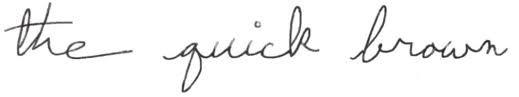
#> input picture AI_Model/Test_images/the_quick_brown.jpg, 519 x 97 px
$ python -i utils.py   (imports and definitions only)
#> lines starting #> are read from the running program, lines starting #| are printed output that depends on the picture; after the words box and inside, x2 and y2 are one past the last pixel; in counts of white or black regions, pixels touching at a corner belong together
#> further down, picture is the input picture: PIL image 519x97 RGB; mean R, G, B 244.9, 244.9, 244.9
from PIL import Image
import numpy as np
import os
import uuid

def preprocess(image: Image.Image, size=384, pad_ratio=0.2) -> Image.Image:
#> called with size = 384, pad_ratio = 0.2
    image = image.convert('L')
    np_img = np.array(image)
    mask = np_img < 240  # 밝기 기준(임계값 조정 필요시 변경)
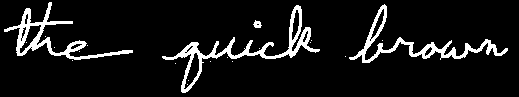
#> mask: shape (97, 519) bool; 8.5% white; 21 white regions (17 under 20 px), largest, box (x1, y1, x2, y2) and area: (162, 5, 320, 93) 1615, (349, 4, 508, 63) 1320, (4, 2, 133, 60) 1275, (253, 20, 262, 28) 47
    coords = np.argwhere(mask)
#> coords = 4274 pairs, first value 2 to 92, second value 4 to 507
    if coords.shape[0] == 0:
        return Image.new("RGB", (size, size), color=(255, 255, 255))
    y0, x0 = coords.min(axis=0)
#> y0 = 2; x0 = 4
    y1, x1 = coords.max(axis=0) + 1
#> y1 = 93; x1 = 508

    # 패딩 픽셀 계산
    h = y1 - y0
#> h = 91
    w = x1 - x0
#> w = 504
    pad_h = int(h * pad_ratio)
#> pad_h = 18
    pad_w = int(w * pad_ratio)
#> pad_w = 100

    # 패딩을 적용한 크롭 박스
    y0 = max(0, y0 - pad_h)
#> y0 = 0
    y1 = min(np_img.shape[0], y1 + pad_h)
#> y1 = 97
    x0 = max(0, x0 - pad_w)
#> x0 = 0
    x1 = min(np_img.shape[1], x1 + pad_w)
#> x1 = 519

    cropped = image.crop((x0, y0, x1, y1)).convert('RGB')
    cropped_w, cropped_h = cropped.size
#> cropped_w = 519; cropped_h = 97

    # 필요하다면 크롭 결과를 정해진 크기로 리사이즈(비율 유지)
    scale = min(size / cropped_w, size / cropped_h)
#> scale = 0.74
    new_w = int(cropped_w * scale)
#> new_w = 384
    new_h = int(cropped_h * scale)
#> new_h = 71
    resized = cropped.resize((new_w, new_h), Image.LANCZOS)
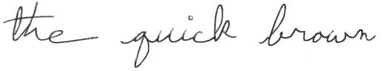
#> resized: PIL image 384x71 RGB; min 16, max 255, mean 244.8

    background = Image.new("RGB", (size, size), color=(255, 255, 255))
#> background: PIL image 384x384 RGB; every value is 255
    offset_x = (size - new_w) // 2
#> offset_x = 0
    offset_y = (size - new_h) // 2
#> offset_y = 156
    background.paste(resized, (offset_x, offset_y))
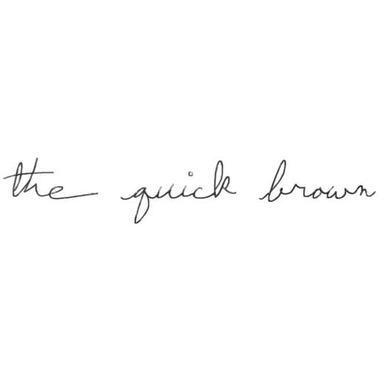
#> background: PIL image 384x384 RGB; min 16, max 255, mean 253.1

    return background

def saveImages(raw_image: Image.Image, preprocessed_image: Image.Image, recognized_text: str, save_dir: str):
    if save_dir:
        full_path = os.path.join(save_dir, uuid.uuid4().hex)
        os.makedirs(full_path, exist_ok=True)

        raw_image.save(os.path.join(full_path, "raw.png"))
        preprocessed_image.save(os.path.join(full_path, "preprocessed.png"))

        with open(os.path.join(full_path, f"result.txt"), "w", encoding="utf-8") as f:
            f.write(recognized_text)

>>> from PIL import Image
>>> picture = Image.open('../AI_Model/Test_images/the_quick_brown.jpg')
>>> result = preprocess(picture)

$ run again, on AI_Model/Test_images/Hello.png
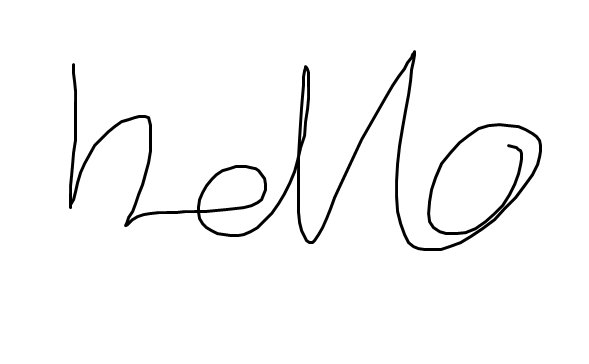
#> input picture AI_Model/Test_images/Hello.png, 589 x 364 px
#> picture is the input picture: PIL image 589x364 RGBA; mean R, G, B, A 247.9, 247.9, 247.9, 255
#> in preprocess, `mask = np_img < 240`:
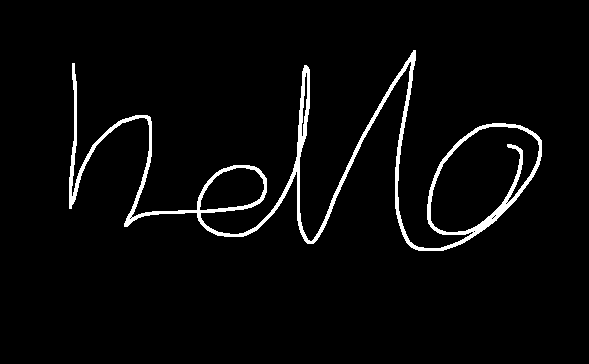
#> mask: shape (364, 589) bool; 3.5% white; 1 white region, box (x1, y1, x2, y2) and area: (69, 50, 542, 251) 7431
#> coords = 7431 pairs, first value 50 to 250, second value 69 to 541
#> in preprocess, `y0, x0 = coords.min(axis=0)`: y0 = 50; x0 = 69
#> in preprocess, `y1, x1 = coords.max(axis=0) + 1`: y1 = 251; x1 = 542
#> h = 201
#> w = 473
#> pad_h = 40
#> pad_w = 94
#> in preprocess, `y0 = max(0, y0 - pad_h)`: y0 = 10
#> in preprocess, `y1 = min(np_img.shape[0], y1 + pad_h)`: y1 = 291
#> in preprocess, `x0 = max(0, x0 - pad_w)`: x0 = 0
#> in preprocess, `x1 = min(np_img.shape[1], x1 + pad_w)`: x1 = 589
#> in preprocess, `background.paste(resized, (offset_x, offset_y))`:
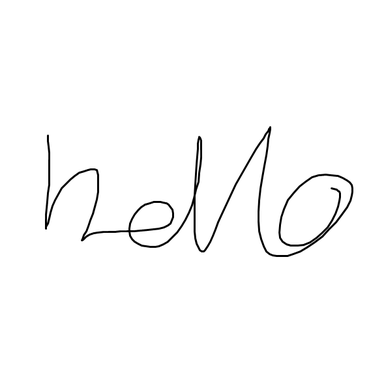
#> background: PIL image 384x384 RGB; min 0, max 255, mean 250.6
